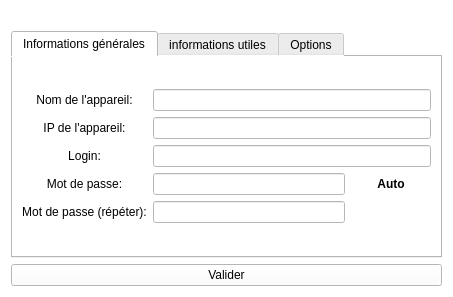
<?xml version="1.0" encoding="UTF-8"?>
<ui version="4.0">
 <class>CreerNouveauMdp</class>
 <widget class="QWidget" name="CreerNouveauMdp">
  <property name="geometry">
   <rect>
    <x>0</x>
    <y>0</y>
    <width>453</width>
    <height>297</height>
   </rect>
  </property>
  <property name="windowTitle">
   <string>Form</string>
  </property>
  <property name="styleSheet">
   <string notr="true">color:black;background-color:white</string>
  </property>
  <layout class="QVBoxLayout" name="verticalLayout_2">
   <item>
    <layout class="QVBoxLayout" name="global">
     <item>
      <widget class="QLabel" name="label_erreur">
       <property name="text">
        <string/>
       </property>
       <property name="alignment">
        <set>Qt::AlignCenter</set>
       </property>
      </widget>
     </item>
     <item>
      <widget class="QTabWidget" name="tabWidget">
       <property name="currentIndex">
        <number>0</number>
       </property>
       <widget class="QWidget" name="tab">
        <attribute name="title">
         <string>Informations générales</string>
        </attribute>
        <layout class="QVBoxLayout" name="verticalLayout">
         <item>
          <layout class="QGridLayout" name="global_general">
           <item row="4" column="0">
            <widget class="QLabel" name="label_7">
             <property name="text">
              <string>Mot de passe (répéter):</string>
             </property>
             <property name="alignment">
              <set>Qt::AlignCenter</set>
             </property>
            </widget>
           </item>
           <item row="3" column="1">
            <widget class="QLineEdit" name="edit_mdp_0">
             <property name="echoMode">
              <enum>QLineEdit::Password</enum>
             </property>
            </widget>
           </item>
           <item row="4" column="1">
            <widget class="QLineEdit" name="edit_mdp_1">
             <property name="echoMode">
              <enum>QLineEdit::Password</enum>
             </property>
            </widget>
           </item>
           <item row="3" column="0">
            <widget class="QLabel" name="label_6">
             <property name="text">
              <string>Mot de passe:</string>
             </property>
             <property name="alignment">
              <set>Qt::AlignCenter</set>
             </property>
            </widget>
           </item>
           <item row="0" column="0">
            <widget class="QLabel" name="label_3">
             <property name="text">
              <string>Nom de l'appareil:</string>
             </property>
             <property name="alignment">
              <set>Qt::AlignCenter</set>
             </property>
            </widget>
           </item>
           <item row="2" column="0">
            <widget class="QLabel" name="label_5">
             <property name="text">
              <string>Login:</string>
             </property>
             <property name="alignment">
              <set>Qt::AlignCenter</set>
             </property>
            </widget>
           </item>
           <item row="1" column="0">
            <widget class="QLabel" name="label_4">
             <property name="text">
              <string>IP de l'appareil:</string>
             </property>
             <property name="alignment">
              <set>Qt::AlignCenter</set>
             </property>
            </widget>
           </item>
           <item row="3" column="2">
            <widget class="QPushButton" name="bouton_auto">
             <property name="font">
              <font>
               <weight>75</weight>
               <bold>true</bold>
              </font>
             </property>
             <property name="text">
              <string>Auto</string>
             </property>
             <property name="flat">
              <bool>true</bool>
             </property>
            </widget>
           </item>
           <item row="2" column="1" colspan="2">
            <widget class="QLineEdit" name="edit_login"/>
           </item>
           <item row="1" column="1" colspan="2">
            <widget class="QLineEdit" name="edit_ip"/>
           </item>
           <item row="0" column="1" colspan="2">
            <widget class="QLineEdit" name="edit_nom"/>
           </item>
          </layout>
         </item>
        </layout>
       </widget>
       <widget class="QWidget" name="tab_2">
        <attribute name="title">
         <string>informations utiles</string>
        </attribute>
        <widget class="QWidget" name="gridLayoutWidget">
         <property name="geometry">
          <rect>
           <x>9</x>
           <y>9</y>
           <width>931</width>
           <height>651</height>
          </rect>
         </property>
         <layout class="QGridLayout" name="global_supplementaire">
          <item row="0" column="0">
           <widget class="QLabel" name="label">
            <property name="text">
             <string>Adresse complette de connexion à l'appareil</string>
            </property>
            <property name="alignment">
             <set>Qt::AlignCenter</set>
            </property>
           </widget>
          </item>
          <item row="5" column="0">
           <widget class="QPlainTextEdit" name="edit_autres_informations"/>
          </item>
          <item row="4" column="0">
           <widget class="QLabel" name="label_2">
            <property name="text">
             <string>Autres informations utiles:</string>
            </property>
            <property name="alignment">
             <set>Qt::AlignCenter</set>
            </property>
           </widget>
          </item>
          <item row="1" column="0">
           <widget class="QLineEdit" name="edit_address"/>
          </item>
          <item row="2" column="0">
           <widget class="QLabel" name="label_8">
            <property name="text">
             <string>Clef de cryptage associee</string>
            </property>
            <property name="alignment">
             <set>Qt::AlignCenter</set>
            </property>
           </widget>
          </item>
          <item row="3" column="0">
           <widget class="QPushButton" name="bouton_clef">
            <property name="font">
             <font>
              <weight>75</weight>
              <bold>true</bold>
              <kerning>true</kerning>
             </font>
            </property>
            <property name="text">
             <string>Choisir une clef</string>
            </property>
            <property name="flat">
             <bool>true</bool>
            </property>
           </widget>
          </item>
         </layout>
        </widget>
       </widget>
       <widget class="QWidget" name="tab_3">
        <attribute name="title">
         <string>Options</string>
        </attribute>
        <widget class="QWidget" name="gridLayoutWidget_3">
         <property name="geometry">
          <rect>
           <x>10</x>
           <y>20</y>
           <width>921</width>
           <height>591</height>
          </rect>
         </property>
         <layout class="QGridLayout" name="global_options">
          <item row="1" column="1">
           <widget class="QCheckBox" name="checkBox">
            <property name="text">
             <string>Firefox</string>
            </property>
            <property name="checked">
             <bool>true</bool>
            </property>
           </widget>
          </item>
          <item row="4" column="1">
           <widget class="QCheckBox" name="checkBox_4">
            <property name="text">
             <string>SSH</string>
            </property>
            <property name="checked">
             <bool>true</bool>
            </property>
           </widget>
          </item>
          <item row="2" column="1">
           <widget class="QCheckBox" name="checkBox_2">
            <property name="text">
             <string>Chrome</string>
            </property>
            <property name="checked">
             <bool>true</bool>
            </property>
           </widget>
          </item>
          <item row="4" column="0">
           <widget class="QPushButton" name="pushButton_4">
            <property name="text">
             <string/>
            </property>
            <property name="icon">
             <iconset>
              <normaloff>Images/ssh.ico</normaloff>Images/ssh.ico</iconset>
            </property>
           </widget>
          </item>
          <item row="3" column="1">
           <widget class="QCheckBox" name="checkBox_3">
            <property name="text">
             <string>Internet Explorer</string>
            </property>
            <property name="checked">
             <bool>true</bool>
            </property>
           </widget>
          </item>
          <item row="3" column="0">
           <widget class="QPushButton" name="pushButton_3">
            <property name="text">
             <string/>
            </property>
            <property name="icon">
             <iconset>
              <normaloff>Images/internet_explorer.png</normaloff>Images/internet_explorer.png</iconset>
            </property>
           </widget>
          </item>
          <item row="1" column="0">
           <widget class="QPushButton" name="pushButton">
            <property name="text">
             <string/>
            </property>
            <property name="icon">
             <iconset>
              <normaloff>Images/firefox.jpg</normaloff>Images/firefox.jpg</iconset>
            </property>
           </widget>
          </item>
          <item row="5" column="1">
           <widget class="QCheckBox" name="checkBox_5">
            <property name="text">
             <string>Telnet</string>
            </property>
            <property name="checked">
             <bool>true</bool>
            </property>
           </widget>
          </item>
          <item row="8" column="0">
           <spacer name="verticalSpacer">
            <property name="orientation">
             <enum>Qt::Vertical</enum>
            </property>
            <property name="sizeHint" stdset="0">
             <size>
              <width>20</width>
              <height>40</height>
             </size>
            </property>
           </spacer>
          </item>
          <item row="5" column="0">
           <widget class="QPushButton" name="pushButton_6">
            <property name="text">
             <string/>
            </property>
            <property name="icon">
             <iconset>
              <normaloff>Images/telnet.jpeg</normaloff>Images/telnet.jpeg</iconset>
            </property>
           </widget>
          </item>
          <item row="7" column="1">
           <widget class="QCheckBox" name="checkBox_7">
            <property name="text">
             <string>DeviceManager</string>
            </property>
            <property name="checked">
             <bool>true</bool>
            </property>
           </widget>
          </item>
          <item row="2" column="0">
           <widget class="QPushButton" name="pushButton_2">
            <property name="text">
             <string/>
            </property>
            <property name="icon">
             <iconset>
              <normaloff>Images/chrome.png</normaloff>Images/chrome.png</iconset>
            </property>
           </widget>
          </item>
          <item row="6" column="1">
           <widget class="QCheckBox" name="checkBox_6">
            <property name="text">
             <string>Putty</string>
            </property>
            <property name="checked">
             <bool>true</bool>
            </property>
           </widget>
          </item>
          <item row="7" column="0">
           <widget class="QPushButton" name="pushButton_8">
            <property name="text">
             <string>DM</string>
            </property>
           </widget>
          </item>
          <item row="6" column="0">
           <widget class="QPushButton" name="pushButton_7">
            <property name="text">
             <string/>
            </property>
            <property name="icon">
             <iconset>
              <normaloff>Images/putty.png</normaloff>Images/putty.png</iconset>
            </property>
           </widget>
          </item>
          <item row="3" column="2">
           <spacer name="horizontalSpacer">
            <property name="orientation">
             <enum>Qt::Horizontal</enum>
            </property>
            <property name="sizeHint" stdset="0">
             <size>
              <width>40</width>
              <height>20</height>
             </size>
            </property>
           </spacer>
          </item>
          <item row="0" column="0" colspan="3">
           <widget class="QLabel" name="label_9">
            <property name="font">
             <font>
              <weight>75</weight>
              <bold>true</bold>
             </font>
            </property>
            <property name="text">
             <string>Connexion possible avec ce materiel:</string>
            </property>
            <property name="alignment">
             <set>Qt::AlignCenter</set>
            </property>
           </widget>
          </item>
         </layout>
        </widget>
       </widget>
      </widget>
     </item>
     <item>
      <layout class="QHBoxLayout" name="horizontalLayout"/>
     </item>
     <item>
      <widget class="QPushButton" name="bouton_valider">
       <property name="text">
        <string>Valider</string>
       </property>
      </widget>
     </item>
    </layout>
   </item>
  </layout>
 </widget>
 <tabstops>
  <tabstop>edit_nom</tabstop>
  <tabstop>edit_ip</tabstop>
  <tabstop>edit_login</tabstop>
  <tabstop>edit_mdp_0</tabstop>
  <tabstop>edit_mdp_1</tabstop>
  <tabstop>edit_address</tabstop>
  <tabstop>bouton_clef</tabstop>
  <tabstop>edit_autres_informations</tabstop>
  <tabstop>checkBox</tabstop>
  <tabstop>checkBox_2</tabstop>
  <tabstop>checkBox_3</tabstop>
  <tabstop>checkBox_4</tabstop>
  <tabstop>checkBox_5</tabstop>
  <tabstop>checkBox_6</tabstop>
  <tabstop>checkBox_7</tabstop>
  <tabstop>bouton_valider</tabstop>
  <tabstop>pushButton</tabstop>
  <tabstop>pushButton_2</tabstop>
  <tabstop>pushButton_3</tabstop>
  <tabstop>pushButton_4</tabstop>
  <tabstop>pushButton_6</tabstop>
  <tabstop>pushButton_7</tabstop>
  <tabstop>pushButton_8</tabstop>
 </tabstops>
 <resources/>
 <connections/>
</ui>
